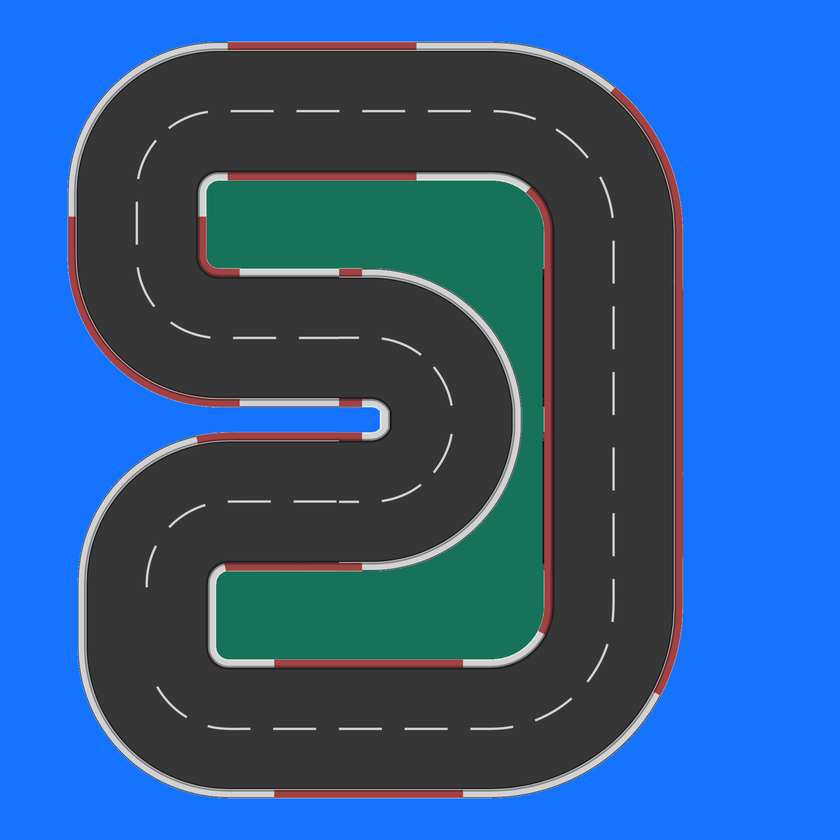
#> input picture simulador/coppelia/pista.png, 840 x 840 px, shrunk from 1920 x 1920 before the run
$ python -i main.py   (imports and definitions only)
#> lines starting #> are read from the running program, lines starting #| are printed output that depends on the picture; after the words box and inside, x2 and y2 are one past the last pixel; in counts of white or black regions, pixels touching at a corner belong together
#> further down, picture is the input picture: shape (840, 840, 3); mean B, G, R 144.5, 90.3, 45.4
import class_car as cp
import numpy as np
import cv2
import matplotlib.pyplot as plt

from controladorStanley import StanleyController

vel = []
time = []
posX = []
posY = []

velocidade_referencia = 0.5

kp = 0.1  # Ganho proporcional
ki = 0.01  # Ganho integral
kd = 0.05  # Ganho derivativo

# Variáveis globais para o PID
previous_error = 0
integral = 0

# HSV values
WHITE_HSV_MIN = [0, 0, 150]
WHITE_HSV_MAX = [255, 30, 255]

# mapa de plot
# [1 line not run here, left out]


# [99 lines left out: functions gera_graficos, inicializa_veiculo, blob, processa_imagem, not called in this run]


def roadDetection(frame):
    # Converte para tons de cinza
    gray = cv2.cvtColor(frame, cv2.COLOR_BGR2GRAY)
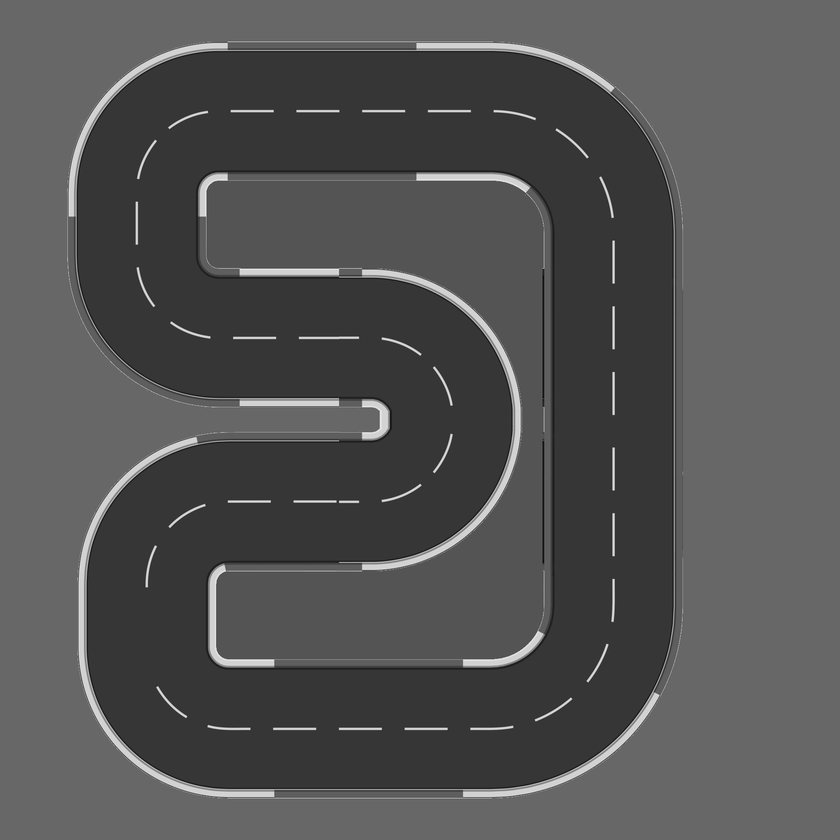
#> gray: shape (840, 840); min 3, max 242, mean 83

    # Aplica um filtro Gaussiano para suavizar a imagem
    blurred = cv2.GaussianBlur(gray, (5, 5), 0)

    # Detecta bordas usando a detecção de bordas de Canny
    edges = cv2.Canny(blurred, 50, 150)
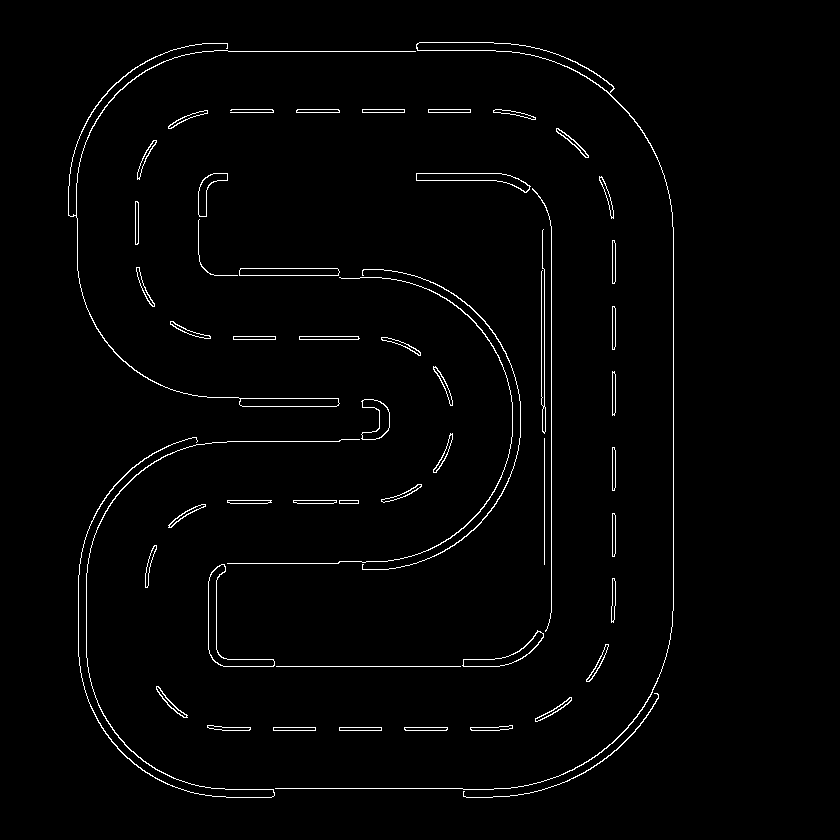
#> edges: shape (840, 840); 1.7% white in thin lines or dots, all inside (x1, y1, x2, y2) = (68, 42, 674, 798)

    # Aplica a Transformada de Hough para detecção de linhas
    lines = cv2.HoughLines(edges, 1, np.pi/180, threshold=50)
#> lines = 295 rows, first 8: [551, 0], [673, 0], [666, 1.57], [544, 0], [612, 0], [788, 1.57], [615, 0], [51, 1.57]

    # Calcula a orientação média das linhas
    if lines is not None and len(lines) > 0:
        angles = [line[0][1] for line in lines]
#> angles = 295 values, max 3.12 at index 13, min 0 at index 0, mean 1.44
        average_angle = np.mean(angles)
#> average_angle = 1.44
        a = np.sin(average_angle)
#> a = 0.991
        b = np.cos(average_angle)
#> b = 0.134

        # Desenha uma linha representando a trajetória da pista
        x0 = a * 500
#> x0 = 495.5
        y0 = b * 500
#> y0 = 67.21
        x1 = int(x0 + 1000 * (-b))
#> x1 = 361
        y1 = int(y0 + 1000 * (a))
#> y1 = 1058
        x2 = int(x0 - 1000 * (-b))
#> x2 = 629
        y2 = int(y0 - 1000 * (a))
#> y2 = -923

        # Desenha a linha na imagem original
        lane_image = frame.copy()
        cv2.line(lane_image, (x1, y1), (x2, y2), (0, 0, 255), 2)
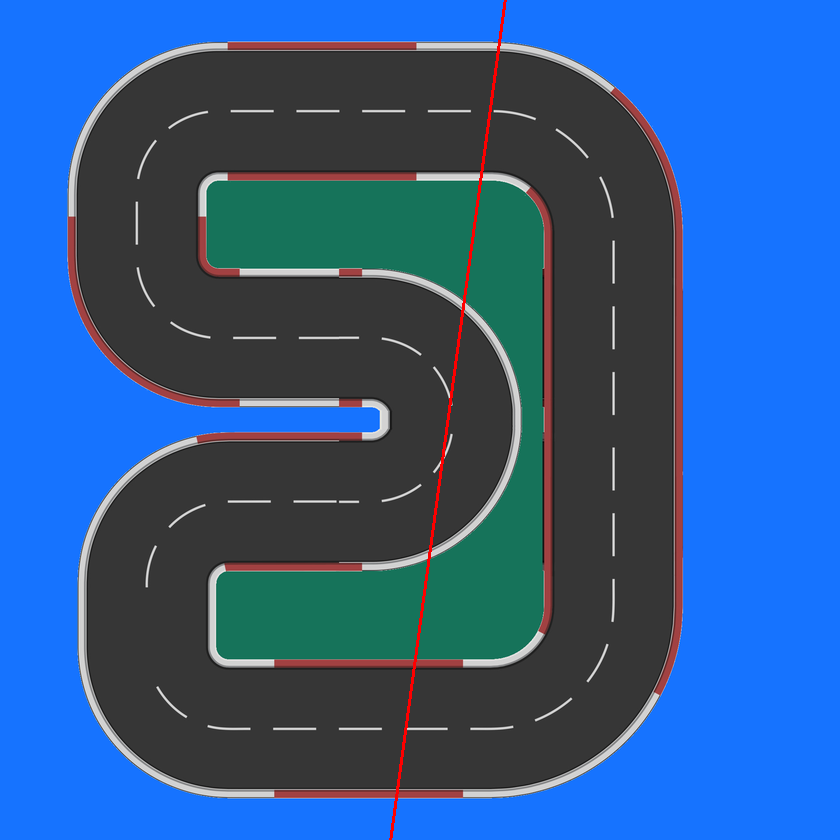
#> lane_image: shape (840, 840, 3); 0.36% of pixels changed, all inside (x1, y1, x2, y2) = (389, 0, 507, 840)
    else:
        lane_image = frame.copy()

    return lane_image


""" def roadDetection(frame_bgr):
    # Converte para tons de cinza
    frame_gray = cv2.cvtColor(frame_bgr, cv2.COLOR_BGR2GRAY)

    # Aplica uma técnica de limiarização para segmentar a linha
    _, thresh = cv2.threshold(frame_gray, 200, 255, cv2.THRESH_BINARY)

    # Encontra as bordas na imagem limiarizada
    edges = cv2.Canny(thresh, 50, 150)

    # Encontra as linhas retas usando a Transformada de Hough
    lines = cv2.HoughLines(edges, 1, np.pi/180, threshold=50)

    # Calcula a média dos parâmetros das linhas
    if lines is not None and len(lines) > 0:
        average_rho = np.mean(lines[:, :, 0])
        average_theta = np.mean(lines[:, :, 1])
        a = np.sin(average_theta)
        b = np.cos(average_theta)
        x0 = a * average_rho
        y0 = b * average_rho
        x1 = int(x0 + 1000 * (-b))
        y1 = int(y0 + 1000 * (a))
        x2 = int(x0 - 1000 * (-b))
        y2 = int(y0 - 1000 * (a))

        # Desenha a linha média na imagem original
        result = frame_bgr.copy()
        cv2.line(result, (x1, y1), (x2, y2), (0, 0, 255), 2)
    else:
        result = frame_bgr.copy()

    return result """


# [92 lines left out: function main, not called in this run]


# [2 lines not run here, left out]

>>> import cv2
>>> picture = cv2.imread('coppelia/pista.png')
>>> result = roadDetection(picture)

$ run again, on simulador/coppelia/estrada.png
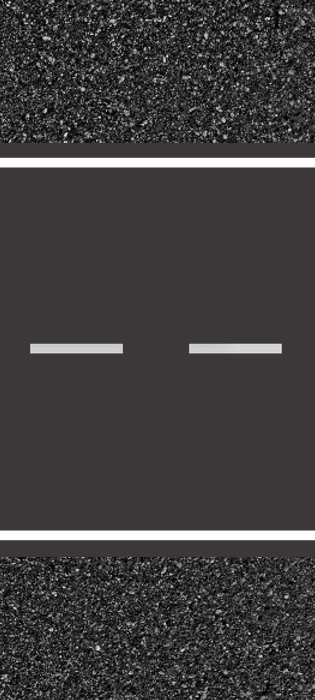
#> input picture simulador/coppelia/estrada.png, 315 x 700 px
#> picture is the input picture: shape (700, 315, 3); mean B, G, R 62.3, 61.8, 64.1
#> in roadDetection, `blurred = cv2.GaussianBlur(gray, (5, 5), 0)`:
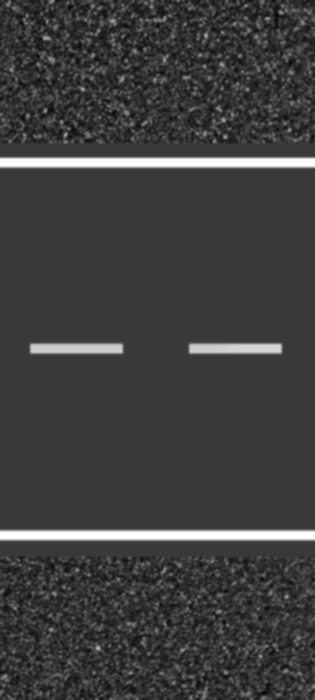
#> blurred: shape (700, 315); min 9, max 255, mean 62.4
#> in roadDetection, `edges = cv2.Canny(blurred, 50, 150)`:
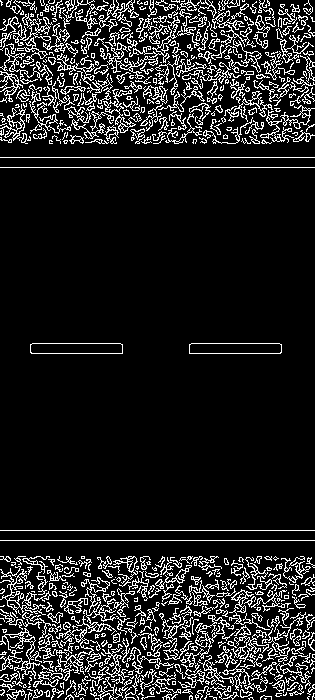
#> edges: shape (700, 315); 12.7% white in thin lines or dots
#> angles = 11357 values, max 3.12 at index 128, min 0 at index 78, mean 1.56
#> average_angle = 1.56
#> a = 1
#> b = 0.013
#> x0 = 500
#> y0 = 6.5
#> x1 = 486
#> y1 = 1006
#> x2 = 512
#> y2 = -993

$ run again, on simulador/coppelia/estrada2.png
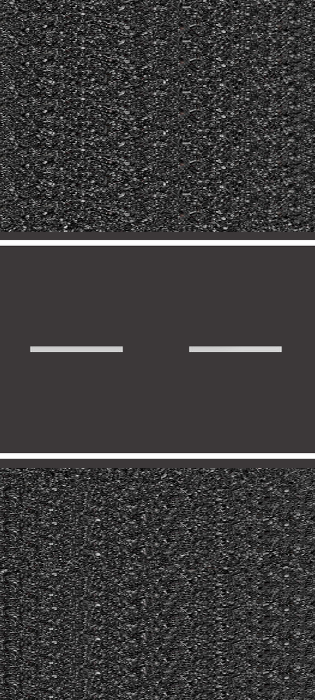
#> input picture simulador/coppelia/estrada2.png, 315 x 700 px
#> picture is the input picture: shape (700, 315, 3); mean B, G, R 58.9, 58.6, 60
#> in roadDetection, `blurred = cv2.GaussianBlur(gray, (5, 5), 0)`:
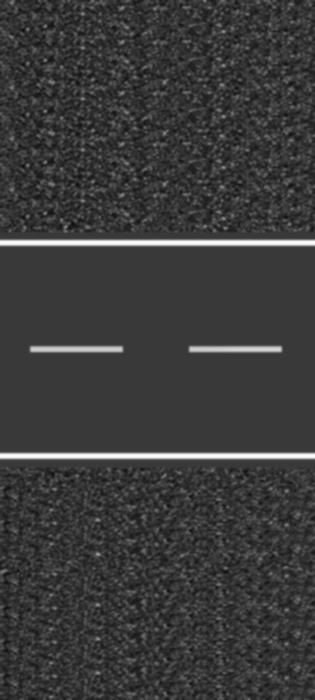
#> blurred: shape (700, 315); min 15, max 254, mean 58.9
#> in roadDetection, `edges = cv2.Canny(blurred, 50, 150)`:
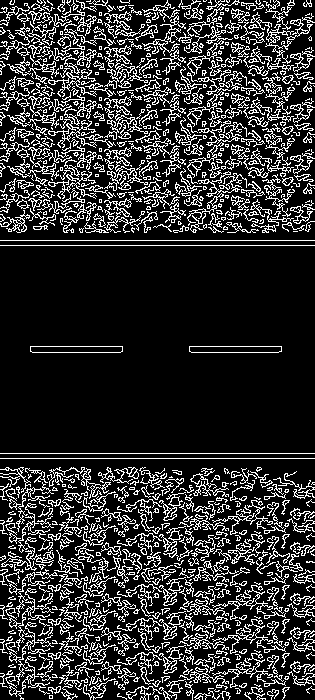
#> edges: shape (700, 315); 18.8% white in thin lines or dots
#> angles = 14597 values, max 3.12 at index 28, min 0 at index 4, mean 1.56
#> average_angle = 1.56
#> a = 1
#> b = 0.00978
#> x0 = 500
#> y0 = 4.89
#> x1 = 490
#> y1 = 1004
#> x2 = 509
#> y2 = -995
